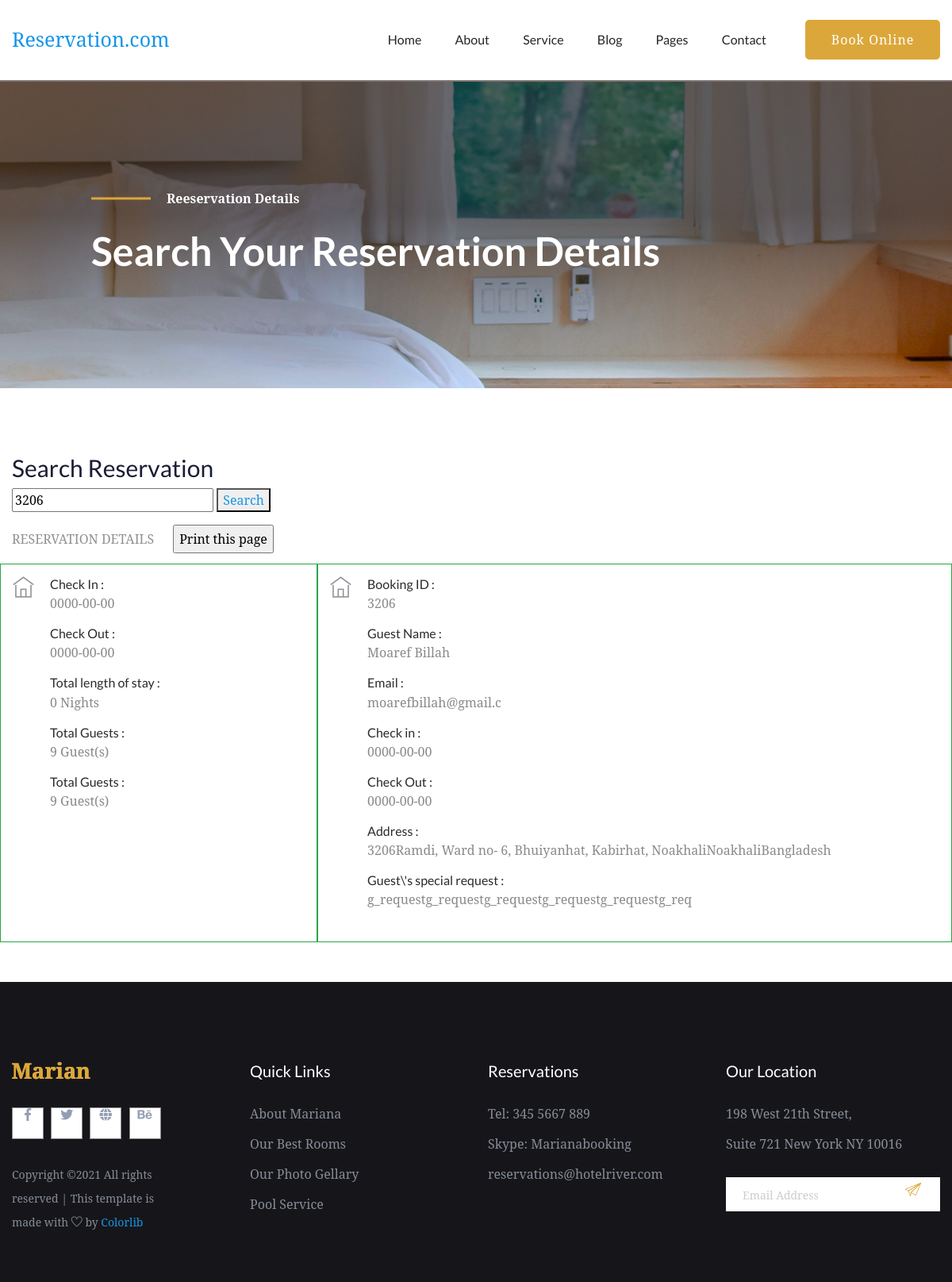
Page /booking-details.php?booking_id=3206 on the committed database.
### tables this page shows
CREATE TABLE `reservation` (
  `id` int(11) NOT NULL,
  `g_id` int(11) NOT NULL,
  `booking_id` varchar(20) NOT NULL,
  `g_adult` varchar(10) NOT NULL,
  `g_child` varchar(10) NOT NULL,
  `g_total` varchar(10) NOT NULL,
  `g_checkin` varchar(20) NOT NULL,
  `g_checkout` varchar(20) NOT NULL,
  `g_name` varchar(20) NOT NULL,
  `g_email` varchar(30) NOT NULL,
  `g_address` varchar(50) NOT NULL,
  `g_city` varchar(20) NOT NULL,
  `g_country` varchar(20) NOT NULL,
  `g_request` varchar(50) NOT NULL,
  `datetime` timestamp NOT NULL DEFAULT current_timestamp()
);

### booking-details.php (the view, shortened to what this page needs)
<?php
include_once('inc/header.php');?>
    <div class="slider-area">
        <div class="single-slider hero-overly slider-height2 d-flex align-items-center" data-background="assets/img/hero/contact_hero.jpg" >
            <div class="container">
                <div class="row ">
                    <div class="col-md-11 offset-xl-1 offset-lg-1 offset-md-1">
                        <div class="hero-caption">
                            <span>Reeservation Details</span>
                            <h2>Search Your Reservation Details</h2>
                        </div>
                    </div>
                </div>
            </div>
        </div>
    </div>
<?php
if($_SERVER['REQUEST_METHOD']=="GET"){
    if (isset($_GET['booking_id'])) {
	$booking_id = $_GET['booking_id'];
?>
    <section class="contact-section">
            <div class="container">
                <div class="row">
                    <div class="col-lg-12">
                            <div class="media-body">
                                <h2>Search Reservation</h2>
                                    <form action="" method="get">
                                        <input type="number" value="<?php if($_SERVER['REQUEST_METHOD']=="GET"){ echo $_GET['booking_id'];} ?>" name="booking_id" placeholder="Enter Your Reservation ID ">
                                        <button>Search</button>
                                    </form>
                            </div>
                        </div>
                			<?php
                    	$query=mysqli_query($db_con,"SELECT * FROM `reservation` WHERE booking_id = '$booking_id'");
                        if (mysqli_num_rows($query) > 0 ) {
				      	$i=1;
				      while ($result = mysqli_fetch_array($query)) {
				      	$date1 = $result['g_checkin'];
					    $date2 = $result['g_checkout'];
					    $diff = abs(strtotime($date2) - strtotime($date1));
					    $years = floor($diff / (365*60*60*24));
					    $months = floor(($diff - $years * 365*60*60*24) / (30*60*60*24));
					    $days = floor(($diff - $years * 365*60*60*24 - $months*30*60*60*24)/ (60*60*24));
					    $n_guest = $result['g_adult'] + $result['g_child'];
				      	?>
				      	<div class="col-lg-12">
				      		<div class="media-body">
                                <p>RESERVATION DETAILS<input class="ml-4" type="button" value="Print this page" onClick="window.print()">
                                </p>
                            </div>
				      	</div>
				    	<div class="col-lg-4 border border-success pt-15">
				    		<div class="media contact-info">
                            	<span class="contact-info__icon"><i class="ti-home"></i></span>
	                            <div class="media-body">
	                                <h3>Check In : <p><?php echo $result['g_checkin']; ?></p></h3>
	                                <h3>Check Out : <p><?php echo $result['g_checkout']; ?></p></h3>
	                                <h3>Total length of stay : <p><?php echo $days; ?> Nights</p></h3>
	                                <h3>Total Guests : <p><?php echo $n_guest; ?> Guest(s)</p></h3>
	                                <h3>Total Guests : <p><?php echo $n_guest; ?> Guest(s)</p></h3>
	                            </div>
	                        </div>
                        </div>
                        <div class="col-lg-8 border border-success pt-15">
				    		<div class="media contact-info">
                            <span class="contact-info__icon"><i class="ti-home"></i></span>
                            <div class="media-body">
                                <h3>Booking ID : <p><?php echo $result['booking_id'] ?></p></h3>
                                <h3>Guest Name : <p><?php echo $result['g_name'] ?></p></h3>
                                <h3>Email : <p><?php echo $result['g_email'] ?></p></h3>
                                <h3>Check in : <p><?php echo $result['g_checkin'] ?></p></h3>
                                <h3>Check Out : <p><?php echo $result['g_checkout'] ?></p></h3>
                                <h3>Address : <p><?php echo $result['booking_id'] .$result['g_address']. $result['g_city'] . $result['g_country']?> </p></h3>
                                <h3>Guest\'s special request : <p><?php echo $result['g_request'] ?></p></h3>
                            </div>
                        </div>
                    <?php
                    $i++;}
                } else {
                    echo "Your Reservation ID is Wrong! Please enter a valid Reservation ID";
                }
                    ?>
                    </div>
                </div>
            </div>
        </section>
<?php
}
}
 ?>
<?php include_once('inc/footer.php');?>

### inc/header.php (shortened to what this page needs)
<!doctype php>
<html class="no-js" lang="zxx">
    <head>
            <link rel="stylesheet" href="assets/css/bootstrap.min.css">
            <link rel="stylesheet" href="assets/css/owl.carousel.min.css">
            <link rel="stylesheet" href="assets/css/gijgo.css">
            <link rel="stylesheet" href="assets/css/slicknav.css">
            <link rel="stylesheet" href="assets/css/animate.min.css">
            <link rel="stylesheet" href="assets/css/magnific-popup.css">
            <link rel="stylesheet" href="assets/css/fontawesome-all.min.css">
            <link rel="stylesheet" href="assets/css/themify-icons.css">
            <link rel="stylesheet" href="assets/css/slick.css">
            <link rel="stylesheet" href="assets/css/nice-select.css">
            <link rel="stylesheet" href="assets/css/style.css">
            <link rel="stylesheet" href="assets/css/responsive.css">
   </head>
   <body>
       <div class="header-area header-sticky">
            <div class="main-header ">
                <div class="container">
                    <div class="row align-items-center">
                        <div class="col-xl-2 col-lg-2">
                            <div class="logo">
                               <a href="index.php" style="font-size: 25px;"> Reservation.com
                            </a>
                            </div>
                        </div>
                    <div class="col-xl-8 col-lg-8">
                            <div class="main-menu f-right d-none d-lg-block">
                                <nav>
                                    <ul id="navigation">
                                        <li><a href="index.php">Home</a></li>
                                        <li><a href="about.php">About</a></li>
                                        <li><a href="services.php">Service</a></li>
                                        <li><a href="blog.php">Blog</a>
                                        </li>
                                        <li><a href="#">Pages</a>
                                        </li>
                                        <li><a href="contact.php">Contact</a></li>
                                    </ul>
                                </nav>
                            </div>
                        </div>
                        <div class="col-xl-2 col-lg-2">
                            <div class="header-btn">
                                <a href="index.php#check_availabilty" class="btn btn1 d-none d-lg-block ">Book Online</a>
                            </div>
                        </div>
                        <div class="col-12">
                        </div>
                    </div>
                </div>
            </div>
       </div>

### inc/footer.php (shortened to what this page needs)
<footer>
       <div class="footer-area black-bg footer-padding">
           <div class="container">
               <div class="row d-flex justify-content-between">
                   <div class="col-xl-3 col-lg-3 col-md-4 col-sm-6">
                      <div class="single-footer-caption mb-30">
                         <div class="footer-logo">
                           <a href="index.html"><img src="assets/img/logo/logo2_footer.png" alt=""></a>
                         </div>
                         <div class="footer-social footer-social2">
                             <a href="#"><i class="fab fa-facebook-f"></i></a>
                             <a href="#"><i class="fab fa-twitter"></i></a>
                             <a href="#"><i class="fas fa-globe"></i></a>
                             <a href="#"><i class="fab fa-behance"></i></a>
                         </div>
                         <div class="footer-pera">
                              <p>
  Copyright &copy;<script>document.write(new Date().getFullYear());</script> All rights reserved | This template is made with <i class="ti-heart" aria-hidden="true"></i> by <a href="https://colorlib.com" target="_blank">Colorlib</a>
  </p>
                         </div>
                      </div>
                   </div>
                   <div class="col-xl-3 col-lg-3 col-md-3 col-sm-5">
                       <div class="single-footer-caption mb-30">
                           <div class="footer-tittle">
                               <h4>Quick Links</h4>
                               <ul>
                                   <li><a href="#">About Mariana</a></li>
                                   <li><a href="#">Our Best Rooms</a></li>
                                   <li><a href="#">Our Photo Gellary</a></li>
                                   <li><a href="#">Pool Service</a></li>
                               </ul>
                           </div>
                       </div>
                   </div>
                   <div class="col-xl-3 col-lg-3 col-md-3 col-sm-3">
                       <div class="single-footer-caption mb-30">
                           <div class="footer-tittle">
                               <h4>Reservations</h4>
                               <ul>
                                   <li><a href="#">Tel: 345 5667 889</a></li>
                                   <li><a href="#">Skype: Marianabooking</a></li>
                                   <li><a href="#">reservations@hotelriver.com</a></li>
                               </ul>
                           </div>
                       </div>
                   </div>
                   <div class="col-xl-3 col-lg-3 col-md-4  col-sm-5">
                       <div class="single-footer-caption mb-30">
                           <div class="footer-tittle">
                               <h4>Our Location</h4>
                               <ul>
                                   <li><a href="#">198 West 21th Street,</a></li>
                                   <li><a href="#">Suite 721 New York NY 10016</a></li>
                               </ul>
                                <div class="footer-form" >
                                    <div id="mc_embed_signup">
                                        <form target="_blank" action="" method="get" class="subscribe_form relative mail_part">
                                            <input type="email" name="email" id="newsletter-form-email" placeholder="Email Address"
                                            class="placeholder hide-on-focus" onfocus="this.placeholder = ''"
                                            onblur="this.placeholder = ' Email Address '">
                                            <div class="form-icon">
                                              <button type="submit" name="submit" id="newsletter-submit"
                                              class="email_icon newsletter-submit button-contactForm"><img src="assets/img/logo/form-iocn.jpg" alt=""></button>
                                            </div>
                                        </form>
                                    </div>
                                </div>
                           </div>
                       </div>
                   </div>
               </div>
           </div>
       </div>
   </footer>
    </body>
</html>

### rows in the picture
reservation: g_checkin "0000-00-00", g_checkout "0000-00-00", days "0", n_guest "9", booking "3206", g_name "Moaref Billah", g_email "moarefbillah@gmail.c", g_address "Ramdi, Ward no- 6, Bhuiyanhat, Kabirhat, Noakhali", g_city "Noakhali", g_country "Bangladesh", g_request "g_requestg_requestg_requestg_requestg_requestg_req"
